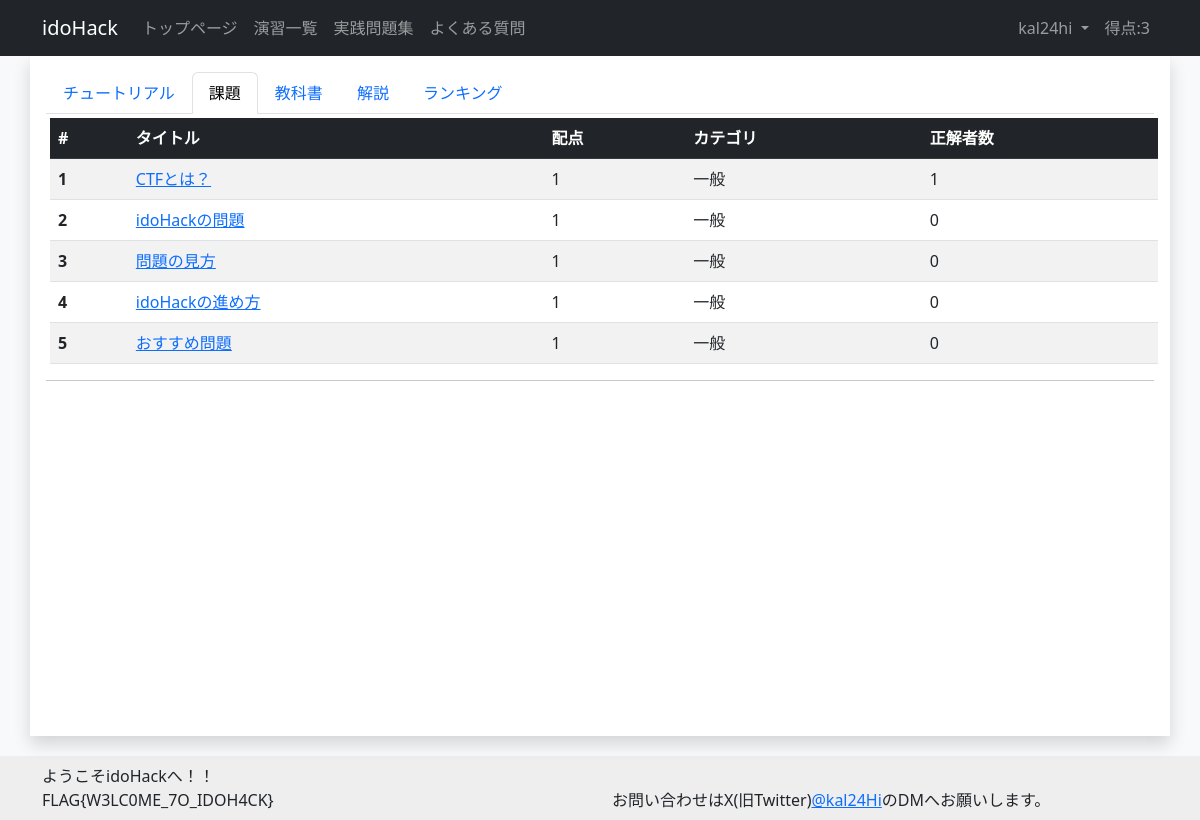
/exercise/1/tasks/ (signed in), run on an earlier commit of the app's database.
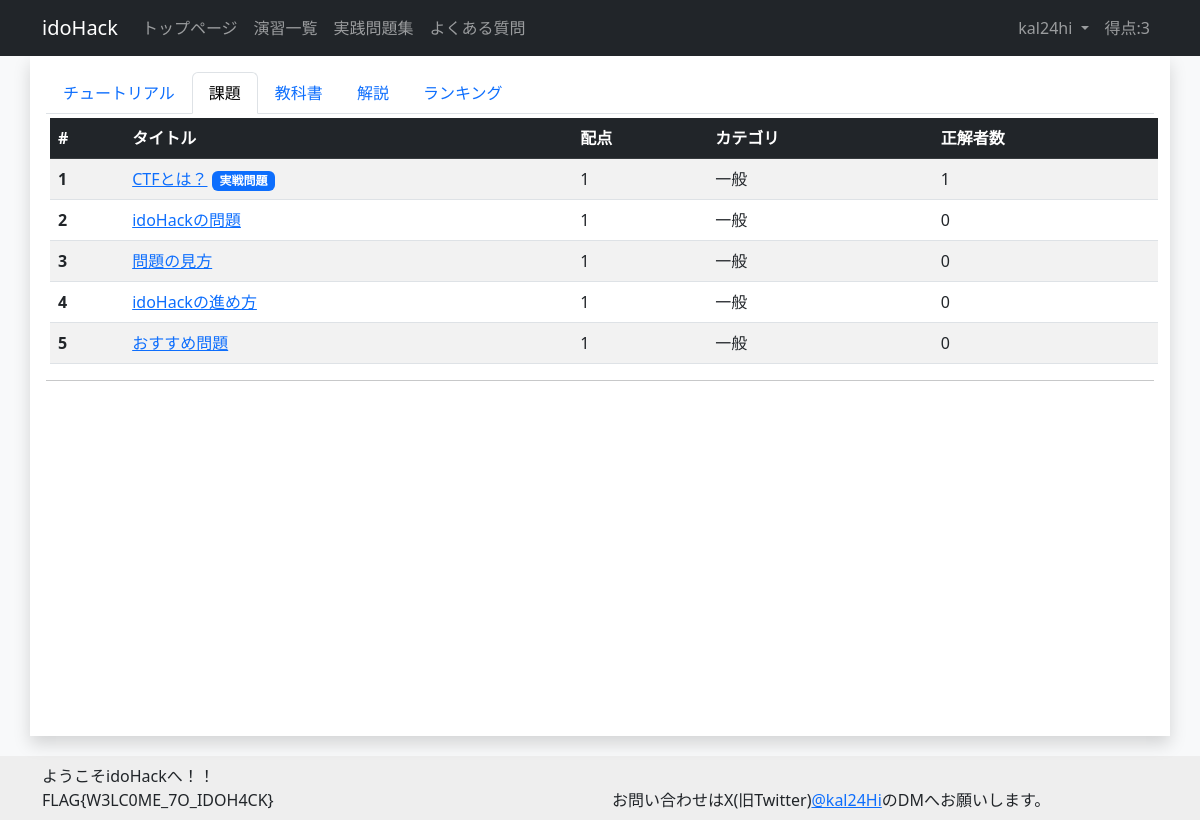
And on a later commit of the database.
### account/models.py (models this page shows)
class CustomUser(AbstractUser):
    total_score = models.IntegerField(default=0) # ユーザの総得点
    biography = models.TextField(max_length=500, blank=True) # ユーザの自己紹介
    twitter_url = models.URLField(max_length=200, blank=True) # ユーザのTwitterのURL
    github_url = models.URLField(max_length=200, blank=True) # ユーザのGitHubのURL
    linkedin_url = models.URLField(max_length=200, blank=True) # ユーザのLinkedInのURL
    country = models.CharField(max_length=100, blank=True) # ユーザの国籍
    occupation = models.CharField(max_length=50, choices=(('Student', '学生'),
                                          ('teacher', '教員'),
                                          ('SecurityEngineer', 'セキュリティエンジニア'),
                                          ('IT', 'IT職'),
                                          ('other', 'その他')))
    is_active = models.BooleanField(default=True) # ユーザがアクティブかどうか
    is_staff = models.BooleanField(default=False) # ユーザがスタッフかどうか
    is_writer = models.BooleanField(default=False) # ユーザが作問者かどうか

### challenge/models.py (models this page shows, shortened)
class ExerciseModel(models.Model):
    category = models.ForeignKey(CategoryModel, on_delete=models.SET_NULL, null=True, verbose_name="カテゴリ") # カテゴリ
    exercise_number = models.IntegerField(default=0, verbose_name="番号") # 演習の番号
    exercise_title = models.CharField(max_length=100, default="", verbose_name="タイトル") # 演習のタイトル
    summary = models.TextField(blank=True, default="", verbose_name="概要") # 演習の概要
    exercise_discription = MDTextField(default="", verbose_name="説明") # 演習の説明
    visible = models.BooleanField(default=False, verbose_name="一般ユーザへの公開") # 演習が公開されているかどうか
    textbook = MDTextField(blank=True, verbose_name="教科書") # 教科書のURL
    explanation = MDTextField(blank=True, verbose_name="解説") # 解説のURL
    created_at = models.DateTimeField(auto_now_add=True, verbose_name="作成日時") # 課題の作成日時
    updated_at = models.DateTimeField(auto_now=True, verbose_name="作成日時") # 課題の更新日時
    class Meta:
        verbose_name = 'Exercise'

class ChallengeModel(models.Model):
    category = models.ForeignKey(CategoryModel, on_delete=models.SET_NULL, null=True, verbose_name="カテゴリ") # カテゴリ
    exercise_title = models.ForeignKey(ExerciseModel, on_delete=models.SET_NULL, null=True, verbose_name="演習名") # 演習のタイトル
    challenge_number = models.IntegerField(default=0, verbose_name="番号") # 課題の番号
    challenge_title = models.CharField(max_length=100,  default="", verbose_name="タイトル", unique=True) # 課題のタイトル
    score = models.IntegerField(default="", verbose_name="配点") # 課題の配点
    flag = models.CharField(max_length=100,  default="", verbose_name="フラグ") # フラグ
    visible = models.BooleanField(default=False, verbose_name="一般ユーザへの公開") # 課題が公開されているかどうか
    is_practice = models.BooleanField(default=False, verbose_name="実戦問題に表示する。") # 実戦問題かどうか
    discription = MDTextField(default="", verbose_name="説明") # 課題の説明
    hint_one = models.CharField(max_length=200, default="", blank=True, verbose_name="ヒントその１")
    hint_two = models.CharField(max_length=200, default="", blank=True, verbose_name="ヒントその２")
    hint_three = models.CharField(max_length=200, default="", blank=True, verbose_name="ヒントその３")
    cleared_count = models.IntegerField(default=0, verbose_name="クリア者数") # 課題をクリアした人数
    created_at = models.DateTimeField(auto_now_add=True, verbose_name="作成日時") # 課題の作成日時
    updated_at = models.DateTimeField(auto_now=True, verbose_name="更新日時") # 課題の更新日時
    class Meta:
        verbose_name = 'Challenge'

class CategoryModel(models.Model):
    category = models.CharField(max_length=100, default="", verbose_name="カテゴリ名") # カテゴリ名
    category_discription = models.TextField(blank=True, default="", verbose_name="説明") # カテゴリの説明
    class Meta:
        verbose_name = 'Category'

### challenge/views.py (the view)
# urls.py: path('exercise/<int:pk>/tasks/', views.ChallengeListView.as_view(), name='challenge_list'),
class ChallengeListView(LoginRequiredMixin, ListView):
    model = ChallengeModel
    template_name = 'challenge/challenge_list.html'
    context_object_name = 'challenge_list'
    def get_queryset(self) -> Any:
        if ExerciseModel.objects.get(pk=self.kwargs['pk']).exercise_title == "実戦問題集":
            return ChallengeModel.objects.filter(is_practice=True)
        else:
            return ChallengeModel.objects.filter(exercise_title=self.kwargs['pk'])
    def get_context_data(self, **kwargs: Any) -> Any:
        context = super().get_context_data(**kwargs)
        context['exercise_detail'] = ExerciseModel.objects.get(pk=self.kwargs['pk'])
        return context

### templates/challenge/challenge_list.html
{% extends "base.html" %}
{% load markdown_extras%}
{% block content %}
<ul class="nav nav-tabs">
  <li class="nav-item">
    <a class="nav-link" aria-current="page" href="{%url 'exercise_detail' exercise_detail.id%}">{{exercise_detail.exercise_title}}</a>
  </li>
  <li class="nav-item">
    <a class="nav-link active" aria-current="page" href="#">課題</a>
  </li>
  {% if exercise_detail.exercise_title != "実戦問題集"%}
  <li class="nav-item">
    <a class="nav-link" aria-current="page" href="{%url 'textbook' exercise_detail.id%}">教科書</a>
  </li>
  <li class="nav-item">
    <a class="nav-link" aria-current="page" href="{%url 'explanation' exercise_detail.id%}">解説</a>
  </li>
  {% endif %}
  <li class="nav-item">
    <a class="nav-link" aria-current="page" href="#">ランキング</a>
  </li>
</ul>
<table class="table table-striped table-hover m-1">
  <thead>
    <tr class="table-dark">
      <th scope="col">#</th>
      <th scope="col">タイトル</th>
      <th scope="col">配点</th>
      <th scope="col">カテゴリ</th>
      <th scope="col">正解者数</th>
    </tr>
  </thead>
  <tbody>
        {%for challenge in challenge_list%}
        <tr>
            <th scope="row">{{challenge.challenge_number}}</th>
            <td>
              <a href="{%url 'challenge_detail' exercise_detail.id challenge.id%}">{{challenge.challenge_title}}</a>
                {%if challenge.is_practice%}
                {% if exercise_detail.exercise_title != "実戦問題集"%}
                <span class="badge bg-primary">実戦問題</span>
                {%endif%}
                {%endif%}
            </td>
            <td>{{challenge.score}}</td>
            <td>{{challenge.category.category}}</td>
            <td>{{challenge.cleared_count}}</td>
        </tr>
        {%endfor%}
  </tbody>
</table>
<hr>
{% endblock %}

### templates/base.html (shortened to what this page needs)
{% load static %}
<!DOCTYPE html>
<html style="height: 100%;">
<head>
    <link href="{% static 'mdeditor/css/editormd.min.css' %}" rel="stylesheet">
    <link href="{% static 'mdeditor/css/editormd.preview.css' %}" rel="stylesheet">
    <link href="https://cdn.jsdelivr.net/npm/bootstrap@5.3.0/dist/css/bootstrap.min.css" rel="stylesheet"
>
</head>
<body class="bg-light" style="height: 100%;">
<nav class="navbar navbar-expand-lg navbar-dark bg-dark sticky-top">
  <div class="container">
    <a class="navbar-brand " href="#">idoHack</a>
      <div class="collapse navbar-collapse" id="navbarNavDropdown">
        <ul class="navbar-nav me-auto">
          <li class="nav-item">
            <a class="nav-link" href="{%url 'index'%}">トップページ</a>
          </li>
          <li class="nav-item">
            <a class="nav-link" href="{%url 'exercise_list'%}">演習一覧</a>
          </li>
          <li class="nav-item">
            <a class="nav-link" href="{%url 'exercise_detail' 6%}">実践問題集</a>
          </li>
          <li class="nav-item">
            <a class="nav-link" href="#">よくある質問</a>
          </li>
        </ul>
        <ul class="navbar-nav">
        {% if user.is_authenticated %}
        <li class="nav-item dropdown">
          <a class="nav-link dropdown-toggle" href="#" role="button" data-bs-toggle="dropdown" aria-expanded="false">
            {{user.username}}
          </a>
        </li>
        <li class="nav-item">
          <a class="nav-link">得点:{{user.total_score}}</a>
        </li>
        {% endif %}
        </ul>
      </div>
  </div>
</nav>
<body>
<div class="container shadow p-3 bg-white" style="min-height: 85%; position: relative;">
    {% block content %}{% endblock content%}
</div>
<div class="p-2" style="background-color:#EEEEEE; margin-top: 20px; margin-bottom: 10%; width: 100%;">
  <div class="container">
    <div class="row">
      <div class="col-md-6">
        ようこそidoHackへ！！</br>
        FLAG{W3LC0ME_7O_IDOH4CK}</br>
      </div>
      <div class="col-md-6">
        お問い合わせはX(旧Twitter)<a href="https://twitter.com/kal24Hi" target="_blank" rel="noopener noreferrer">@kal24Hi</a>のDMへお願いします。
      </div>
    </div>
  </div>
</div>
</body>

What changed in the data, as far as the page shows it:
changed ChallengeModel "CTFとは？": now shows "実戦問題"
